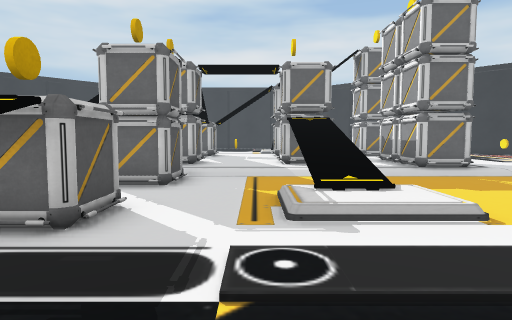
[1] (above)

22 first-person views from a walk through a scene from a Unity 3-D project. The camera is 1.2 m above the floor, tilts 4° down and sees 75° across. The floor is counted in squares, 1 m on a side. Each view is taken from the middle of a square. On the plan, view 1 faces up. The plan holds only what a view shows up to about 14 squares ahead; the rest is blank. The player character is not drawn. Some animated figures are left out. Some surface patterns are stand-ins.

[2]
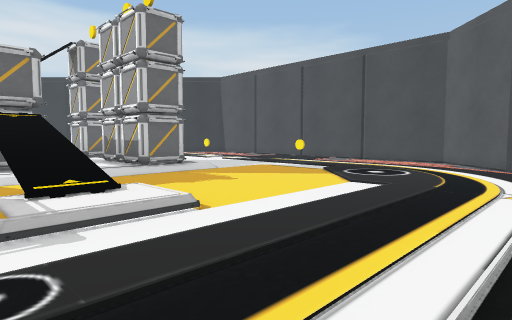

[3]
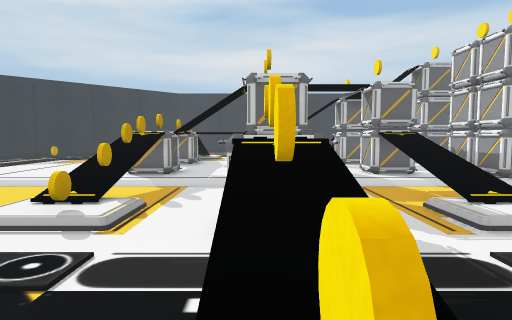

[4]
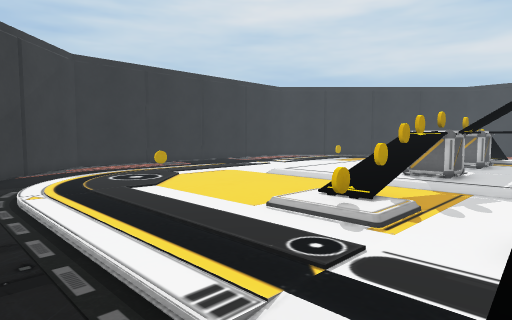

[5]
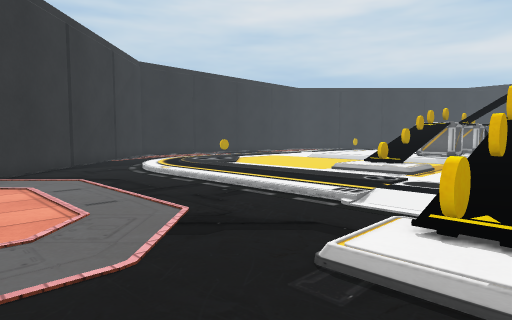

[6]
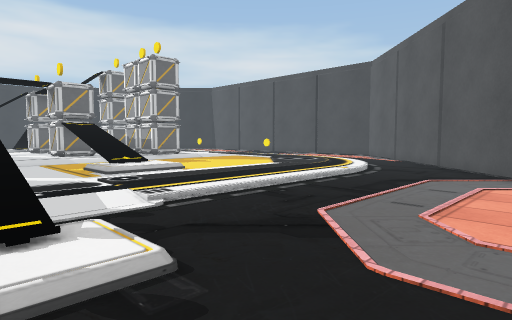

[7]
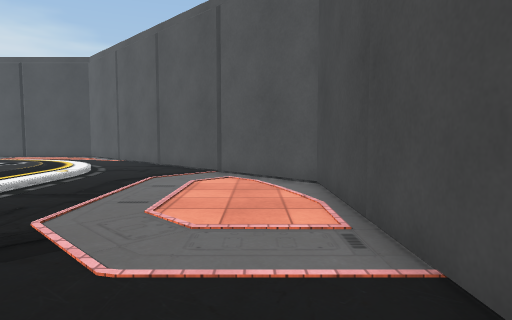

[8]
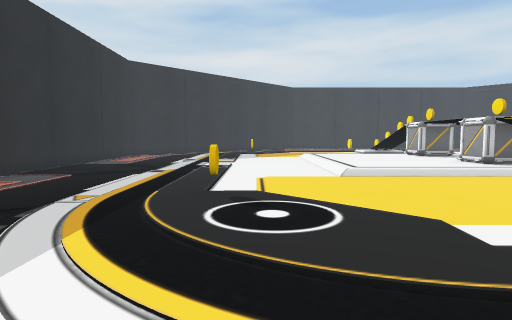

[9]
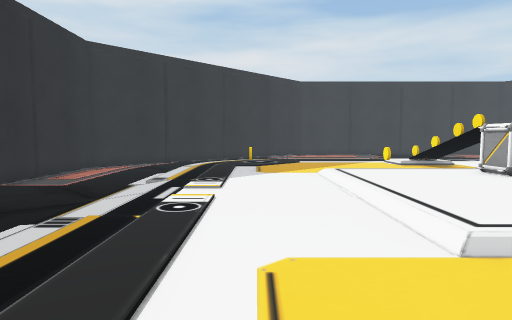

[10]
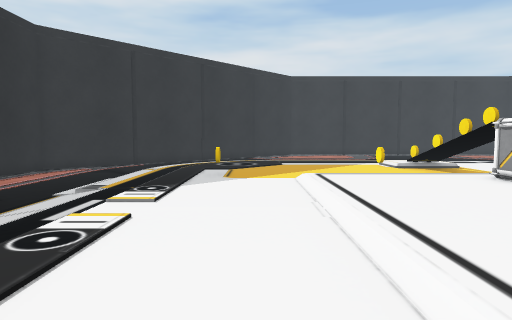

[11]
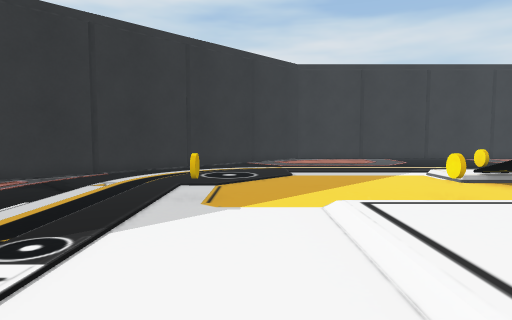

[12]
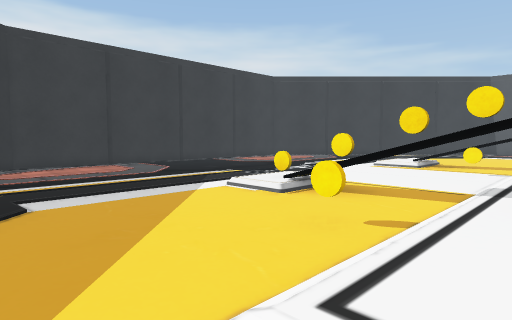

[13]
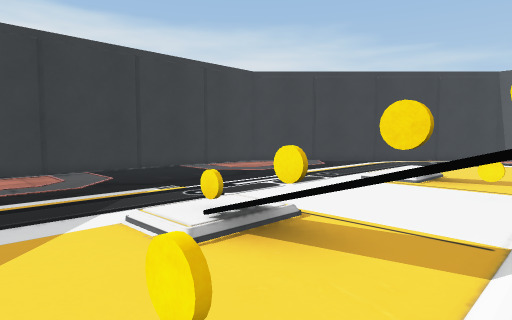

[14]
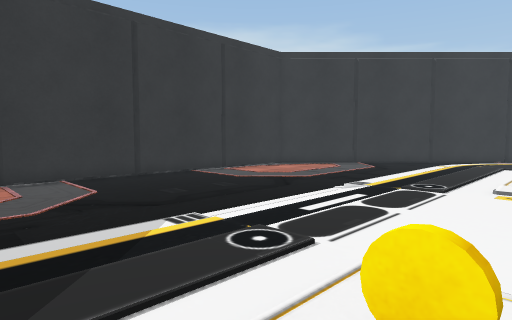

[15]
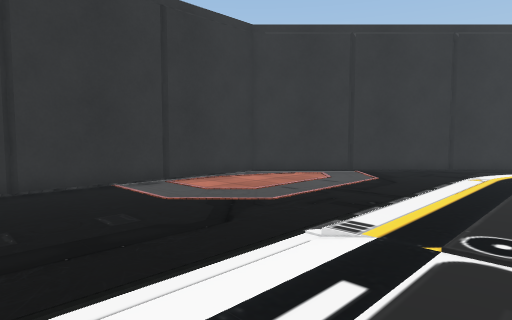

[16]
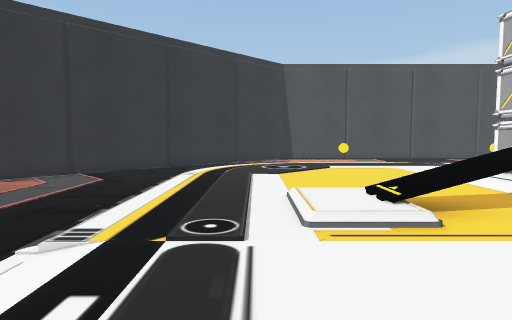

[17]
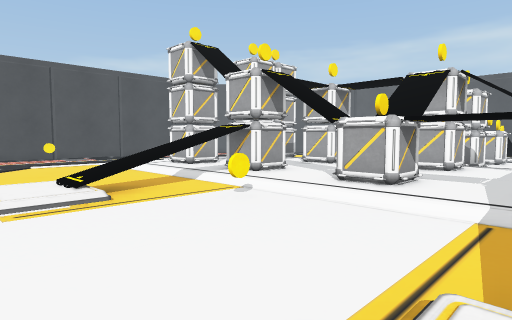

[18]
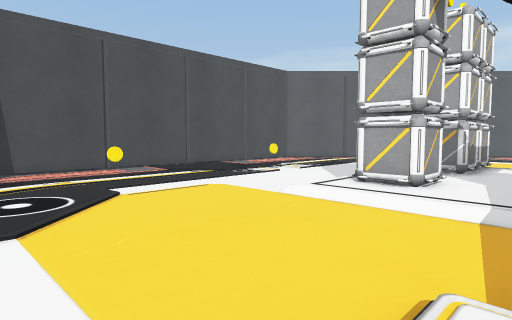

[19]
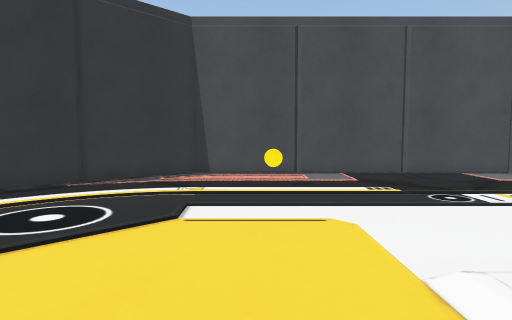

[20]
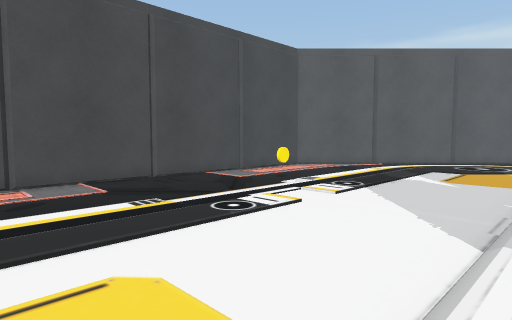

[21]
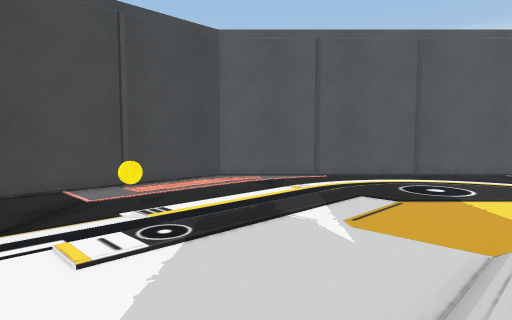

[22]
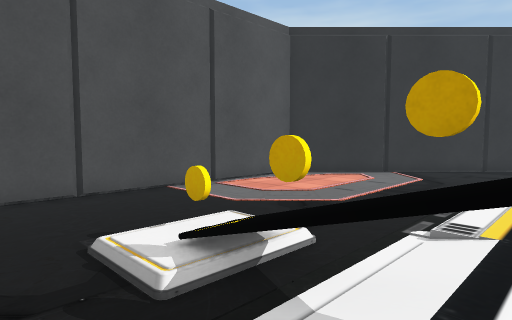

### Floor plan
Key: @ floor where view 1 was taken; # wall or solid block; . main floor; : floor 0.25 m higher than the main floor; - floor 0.25 m lower than the main floor; + floor 1 m higher than the main floor; * floor 1.25 m higher than the main floor; / step, stairs or slope; = window, fence, low wall or low ledge; ^ raised ledge; C crate; I disc; O other object.
Columns run from 22 left of view 1 to 17 right of it. Each row starts with its distance up from view 1.
 32            ##################
 31            #- --------------##
 30            ------------------##
 29            -------------------##
 28            --------------------##
 27            ---------------------##
 26            ----------------------##
 25     ##         -------------------##
 24    ##-  /....................../---##
 23   ##-- ........................../--##
 22  ##---.........................../---##
 21 ##---/.........I:......::........./---##
 20 #----/.........I/......//........./----#
 19 #----..........I=......//........./----#
 18 #----...I....I.^^....I.//........./I---#
 17 #----...I....I.I^....I.++..........I---#
 16 #----......::::II::::::**::::......----#
 15 #----......::::CC^^CC#:CC:CCC......----#
 14 #-----.....::::OC^^IC#:CC:CCC.....-----#
 13 #-----.....::::^^::# ::::::::.....-----#
 12 #-----.....::::^^::::::::::C .....-----#
 11 #-----.....::::CI :CC::CC:C  .....-----#
 10 #----......::::CI#:CC::CC:CCC......I---#
  9  ----......::::^I::::::**:CCC......----#
  8   ---..........^I..CC..++..........----#
  7   ---.......... =..CC..//........./----#
  6    --..I......./I......//........./----#
  5     -/.I.......//..CC..///......../----#
  4      /........./I..IC..///......../---##
  3    ---.............CC............/---##
  2    #--/............I^............/--##
  1    ##---/..........I^........../---##
  0     ##-------------I=-@-----------##
 -1      ##-----------///------------##
 -2       ##-----------I.-----------##
 -3        ##----------------------##
 -4         ##--------------------##
 -5          ##------------------##
 -6           ##----------------##
 -7            ##################

Where each view was taken, in squares from view 1:
view 1: 0 up, 0 right, facing up
view 2: 0 up, 0 right, facing up-right
view 3: 1 down, 3 left, facing up
view 4: 1 down, 3 left, facing up-left
view 5: 5 down, 2 left, facing up-left
view 6: 5 down, 3 left, facing up-right
view 7: 5 down, 3 left, facing right
view 8: 0 up, 14 left, facing up
view 9: 5 up, 14 left, facing up
view 10: 7 up, 13 left, facing up
view 11: 11 up, 13 left, facing up
view 12: 15 up, 13 left, facing up-right
view 13: 16 up, 10 left, facing up-right
view 14: 20 up, 8 left, facing up-right
view 15: 22 up, 4 left, facing up-right
view 16: 22 up, 4 left, facing right
view 17: 22 up, 6 left, facing down-right
view 18: 22 up, 2 right, facing down-right
view 19: 18 up, 4 right, facing right
view 20: 18 up, 6 right, facing down-right
view 21: 13 up, 6 right, facing down-right
view 22: 2 up, 0 right, facing down-left
